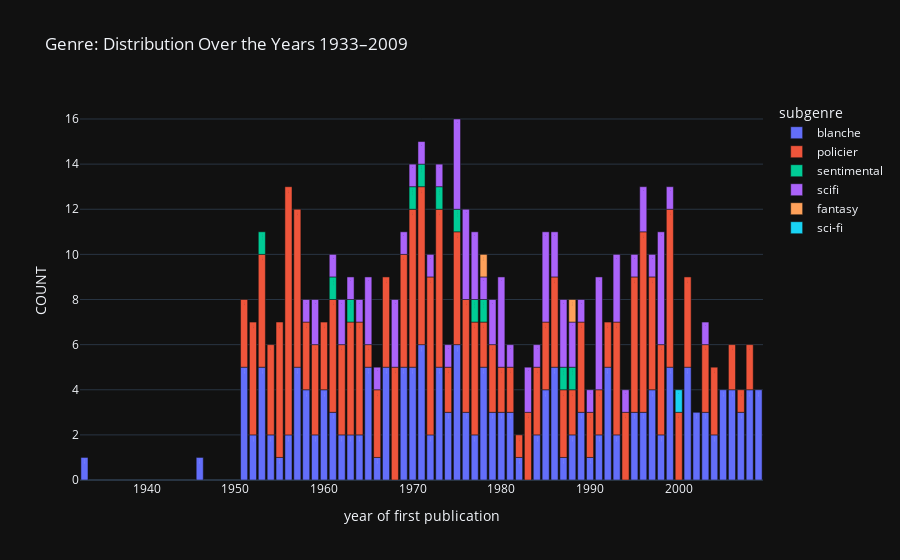

Notebook code for this chart:
### Markdown cell above
### Visualisation of genre distributions per year

### Code cell
genre_dist_per_year =  roman_df.value_counts(["publ-first", "subgenre"]).to_frame().sort_values(by=['publ-first'], ascending=True).rename(columns={0: 'COUNT'})
genre_dist_per_year = genre_dist_per_year.reset_index().rename(columns={'publ-first': 'YEAR'})

fig = px.bar(
    genre_dist_per_year,
    x="YEAR",
    y="COUNT",
    labels={'YEAR':'year of first publication'},
    color="subgenre",
    text="subgenre",
    title="Genre: Distribution Over the Years 1933–2009"
)
fig.show()

### Figure 1 — Plotly figure (JSON) as saved in the notebook; plotly's stock layout.template omitted (floating-point values rounded to 4 significant figures)
{"data": [{"alignmentgroup": "True", "hovertemplate": "subgenre=%{text}<br>year of first publication=%{x}<br>COUNT=%{y}<extra></extra>", "legendgroup": "blanche", "marker": {"color": "#636efa", "pattern": {"shape": ""}}, "name": "blanche", "offsetgroup": "blanche", "orientation": "v", "showlegend": true, "text": ["blanche", "blanche", "blanche", "blanche", "blanche", "blanche", "blanche", "blanche", "blanche", "blanche", "blanche", "blanche", "blanche", "blanche", "blanche", "blanche", "blanche", "blanche", "blanche", "blanche", "blanche", "blanche", "blanche", "blanche", "blanche", "blanche", "blanche", "blanche", "blanche", "blanche", "blanche", "blanche", "blanche", "blanche", "blanche", "blanche", "blanche", "blanche", "blanche", "blanche", "blanche", "blanche", "blanche", "blanche", "blanche", "blanche", "blanche", "blanche", "blanche", "blanche", "blanche", "blanche", "blanche", "blanche", "blanche", "blanche", "blanche"], "textposition": "auto", "x": [1933.0, 1946.0, 1951.0, 1952.0, 1953.0, 1954.0, 1955.0, 1956.0, 1957.0, 1958.0, 1959.0, 1960.0, 1961.0, 1962.0, 1963.0, 1964.0, 1965.0, 1966.0, 1967.0, 1969.0, 1970.0, 1971.0, 1972.0, 1973.0, 1974.0, 1975.0, 1976.0, 1977.0, 1978.0, 1979.0, 1980.0, 1981.0, 1982.0, 1984.0, 1985.0, 1986.0, 1987.0, 1988.0, 1989.0, 1990.0, 1991.0, 1992.0, 1993.0, 1995.0, 1996.0, 1997.0, 1998.0, 1999.0, 2001.0, 2002.0, 2003.0, 2004.0, 2005.0, 2006.0, 2007.0, 2008.0, 2009.0], "xaxis": "x", "y": [1, 1, 5, 2, 5, 2, 1, 2, 5, 4, 2, 4, 3, 2, 2, 2, 5, 1, 5, 5, 5, 6, 2, 5, 3, 6, 3, 2, 5, 3, 3, 3, 1, 2, 4, 5, 1, 2, 3, 1, 2, 5, 2, 3, 3, 4, 2, 5, 5, 3, 3, 2, 4, 4, 3, 4, 4], "yaxis": "y", "type": "bar"}, {"alignmentgroup": "True", "hovertemplate": "subgenre=%{text}<br>year of first publication=%{x}<br>COUNT=%{y}<extra></extra>", "legendgroup": "policier", "marker": {"color": "#EF553B", "pattern": {"shape": ""}}, "name": "policier", "offsetgroup": "policier", "orientation": "v", "showlegend": true, "text": ["policier", "policier", "policier", "policier", "policier", "policier", "policier", "policier", "policier", "policier", "policier", "policier", "policier", "policier", "policier", "policier", "policier", "policier", "policier", "policier", "policier", "policier", "policier", "policier", "policier", "policier", "policier", "policier", "policier", "policier", "policier", "policier", "policier", "policier", "policier", "policier", "policier", "policier", "policier", "policier", "policier", "policier", "policier", "policier", "policier", "policier", "policier", "policier", "policier", "policier", "policier", "policier", "policier", "policier", "policier", "policier"], "textposition": "auto", "x": [1951.0, 1952.0, 1953.0, 1954.0, 1955.0, 1956.0, 1957.0, 1958.0, 1959.0, 1960.0, 1961.0, 1962.0, 1963.0, 1964.0, 1965.0, 1966.0, 1967.0, 1968.0, 1969.0, 1970.0, 1971.0, 1972.0, 1973.0, 1974.0, 1975.0, 1976.0, 1977.0, 1978.0, 1979.0, 1980.0, 1981.0, 1982.0, 1983.0, 1984.0, 1985.0, 1986.0, 1987.0, 1988.0, 1989.0, 1990.0, 1991.0, 1992.0, 1993.0, 1994.0, 1995.0, 1996.0, 1997.0, 1998.0, 1999.0, 2000.0, 2001.0, 2003.0, 2004.0, 2006.0, 2007.0, 2008.0], "xaxis": "x", "y": [3, 5, 5, 4, 6, 11, 7, 3, 4, 3, 5, 4, 5, 5, 1, 3, 4, 5, 5, 7, 7, 7, 7, 2, 5, 5, 5, 2, 3, 2, 2, 1, 3, 3, 3, 4, 3, 2, 4, 2, 2, 2, 5, 3, 6, 8, 5, 4, 7, 3, 4, 3, 3, 2, 1, 2], "yaxis": "y", "type": "bar"}, {"alignmentgroup": "True", "hovertemplate": "subgenre=%{text}<br>year of first publication=%{x}<br>COUNT=%{y}<extra></extra>", "legendgroup": "sentimental", "marker": {"color": "#00cc96", "pattern": {"shape": ""}}, "name": "sentimental", "offsetgroup": "sentimental", "orientation": "v", "showlegend": true, "text": ["sentimental", "sentimental", "sentimental", "sentimental", "sentimental", "sentimental", "sentimental", "sentimental", "sentimental", "sentimental", "sentimental"], "textposition": "auto", "x": [1953.0, 1961.0, 1963.0, 1970.0, 1971.0, 1973.0, 1975.0, 1977.0, 1978.0, 1987.0, 1988.0], "xaxis": "x", "y": [1, 1, 1, 1, 1, 1, 1, 1, 1, 1, 1], "yaxis": "y", "type": "bar"}, {"alignmentgroup": "True", "hovertemplate": "subgenre=%{text}<br>year of first publication=%{x}<br>COUNT=%{y}<extra></extra>", "legendgroup": "scifi", "marker": {"color": "#ab63fa", "pattern": {"shape": ""}}, "name": "scifi", "offsetgroup": "scifi", "orientation": "v", "showlegend": true, "text": ["scifi", "scifi", "scifi", "scifi", "scifi", "scifi", "scifi", "scifi", "scifi", "scifi", "scifi", "scifi", "scifi", "scifi", "scifi", "scifi", "scifi", "scifi", "scifi", "scifi", "scifi", "scifi", "scifi", "scifi", "scifi", "scifi", "scifi", "scifi", "scifi", "scifi", "scifi", "scifi", "scifi", "scifi", "scifi", "scifi", "scifi", "scifi", "scifi"], "textposition": "auto", "x": [1958.0, 1959.0, 1961.0, 1962.0, 1963.0, 1964.0, 1965.0, 1966.0, 1968.0, 1969.0, 1970.0, 1971.0, 1972.0, 1973.0, 1974.0, 1975.0, 1976.0, 1977.0, 1978.0, 1979.0, 1980.0, 1981.0, 1983.0, 1984.0, 1985.0, 1986.0, 1987.0, 1988.0, 1989.0, 1990.0, 1991.0, 1993.0, 1994.0, 1995.0, 1996.0, 1997.0, 1998.0, 1999.0, 2003.0], "xaxis": "x", "y": [1, 2, 1, 2, 1, 1, 3, 1, 3, 1, 1, 1, 1, 1, 1, 4, 4, 3, 1, 2, 4, 1, 2, 1, 4, 2, 3, 2, 1, 1, 5, 3, 1, 1, 2, 1, 5, 1, 1], "yaxis": "y", "type": "bar"}, {"alignmentgroup": "True", "hovertemplate": "subgenre=%{text}<br>year of first publication=%{x}<br>COUNT=%{y}<extra></extra>", "legendgroup": "fantasy", "marker": {"color": "#FFA15A", "pattern": {"shape": ""}}, "name": "fantasy", "offsetgroup": "fantasy", "orientation": "v", "showlegend": true, "text": ["fantasy", "fantasy"], "textposition": "auto", "x": [1978.0, 1988.0], "xaxis": "x", "y": [1, 1], "yaxis": "y", "type": "bar"}, {"alignmentgroup": "True", "hovertemplate": "subgenre=%{text}<br>year of first publication=%{x}<br>COUNT=%{y}<extra></extra>", "legendgroup": "sci-fi", "marker": {"color": "#19d3f3", "pattern": {"shape": ""}}, "name": "sci-fi", "offsetgroup": "sci-fi", "orientation": "v", "showlegend": true, "text": ["sci-fi"], "textposition": "auto", "x": [2000.0], "xaxis": "x", "y": [1], "yaxis": "y", "type": "bar"}], "layout": {"xaxis": {"anchor": "y", "domain": [0.0, 1.0], "title": {"text": "year of first publication"}}, "yaxis": {"anchor": "x", "domain": [0.0, 1.0], "title": {"text": "COUNT"}}, "legend": {"title": {"text": "subgenre"}, "tracegroupgap": 0}, "title": {"text": "Genre: Distribution Over the Years 1933–2009"}, "barmode": "relative"}}
